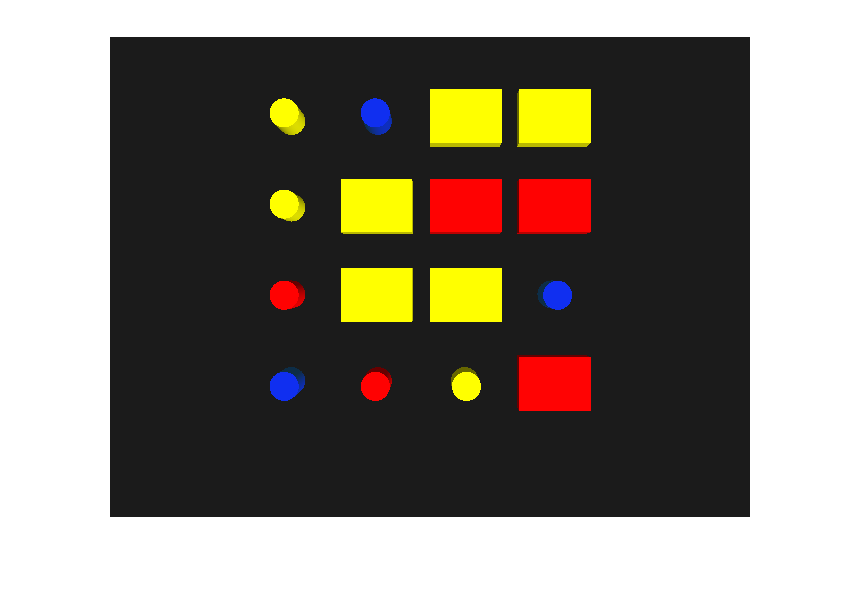
%> input picture Sample Image 1.png, 860 x 615 px
$ octave image_proc_test.m   (GNU Octave 9; MATLAB toolbox functions it lacks are replaced by stand-ins)
%> lines starting %> are read from the running program, lines starting %| are printed output that depends on the picture; in (x1, y1, x2, y2) boxes, pixels count from 0 and x2, y2 are one past the last pixel; in counts of white or black regions, pixels touching at a corner belong together; the program's own positions count from 1
%> further down, kinectImage is the input picture: size 615x860x3 uint8; mean R, G, B 137.8, 131.6, 121.7
### processImage.m
% processImage - determines centroid of the target object.

% Worth noting that the return format is
% centroid xCoord in idx(1), then yCoord in idx(2), which follows column,
% row formatting, instead of row, col.

% if requested object isn't valid empty string is returned

% all the other functions don't really need to be interacted with

function centroid = processImage(kinectImage, colourArg, shapeArg)
    [colourMask,~] = createMaskHSV(kinectImage,colourArg);
    colourAndShapeMask = createShapeMask(colourMask, shapeArg);

    centroid = findObjectCentroidsFromMask(colourAndShapeMask);

    if ~strcmp(centroid,'')
%         showObjectAndCentroid(kinectImage,centroid);
        centroid(1) = round(centroid(1));
        centroid(2) = round(centroid(2));
    end

%%%%% Uncomment below line to show image and chosen centroid %%%%%
%     showObjectAndCentroid(kinectImage, centroid)

end

function centroid = findObjectCentroidsFromMask(colourAndShapeMask)
    s = regionprops(colourAndShapeMask,'centroid');
    centroidArray = cat(1,s.Centroid);

    if isempty(centroidArray)
        centroid = '';
        return
    end

    centroid = centroidArray(1,:);
%     centroid = s.Centroid;
end

function shapeMask= createShapeMask(binaryMask, shape)
    if strcmp(shape, 'rect')
        areaThreshLo = 2000;
        areaThreshHi = 5000;
        eccentThreshLo = 0.5;
        eccentThreshHi = 1;

    elseif strcmp(shape, 'circ')
        areaThreshLo = 100;
        areaThreshHi = 800;
        eccentThreshLo = 0.05;
        eccentThreshHi = 0.2;
    else
        shapeMask = binaryMask;
        return;
    end

    areaFilteredMask = bwareafilt(binaryMask, [areaThreshLo, areaThreshHi]);

    eccentAndAreaMask = bwpropfilt(areaFilteredMask, 'Eccentricity', [eccentThreshLo, eccentThreshHi]);

    %imfind circles if need be???

    shapeMask = eccentAndAreaMask;
end

% [6 lines left out: function showObjectAndCentroid, not called in this run]

function [BW,maskedRGBImage] = createMaskHSV(RGB,colourArg)
%> called with colourArg = 'yellow'
% Auto-generated by colorThresholder app on 05-Aug-2020

% Convert RGB image to chosen color space
I = rgb2hsv(RGB);
%> I: size 615x860x3 double; mean H, S, V 0.0103, 0.0734, 0.544
if strcmp(colourArg, 'red')
    int1Min = 0;
    int1Max = 0.1;
    int2Min = 0.9;
    int2Max = 1.0;
    colourLogical = (I(:,:,1) >= int1Min & I(:,:,1) <= int1Max) | ...
        (I(:,:,1) >= int2Min & I(:,:,1) <= int2Max);

elseif strcmp(colourArg, 'blue')
    channel1Min = 0.610;
    channel1Max = 0.696;
    colourLogical = (I(:,:,1) >= channel1Min) & (I(:,:,1) <= channel1Max);

elseif strcmp(colourArg, 'yellow')
    channel1Min = 0.120;
    channel1Max = 0.220;
    colourLogical = (I(:,:,1) >= channel1Min ) & (I(:,:,1) <= channel1Max);
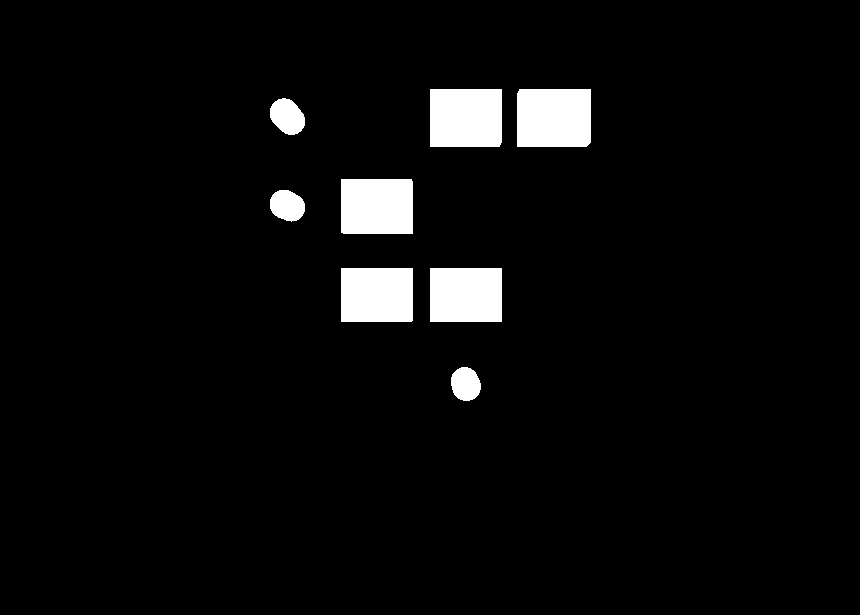
%> colourLogical: size 615x860 logical; 4.3% white; 8 white regions, largest, box (x1, y1, x2, y2) and area: (517, 89, 591, 147) 4276, (430, 89, 502, 147) 4170, (341, 179, 413, 234) 3956

else
    channel1Min = 0;
    channel1Max = 1;
    colourLogical = (I(:,:,1) >= channel1Min ) & (I(:,:,1) <= channel1Max);
end

% Saturation Thresholds
channel2Min = 0.779;
channel2Max = 1.000;

% Define thresholds for channel 3 based on histogram settings
channel3Min = 0.886;
channel3Max = 1.000;

% Create mask based on chosen histogram thresholds
sliderBW = colourLogical & ...
    (I(:,:,2) >= channel2Min ) & (I(:,:,2) <= channel2Max) & ...
    (I(:,:,3) >= channel3Min ) & (I(:,:,3) <= channel3Max);
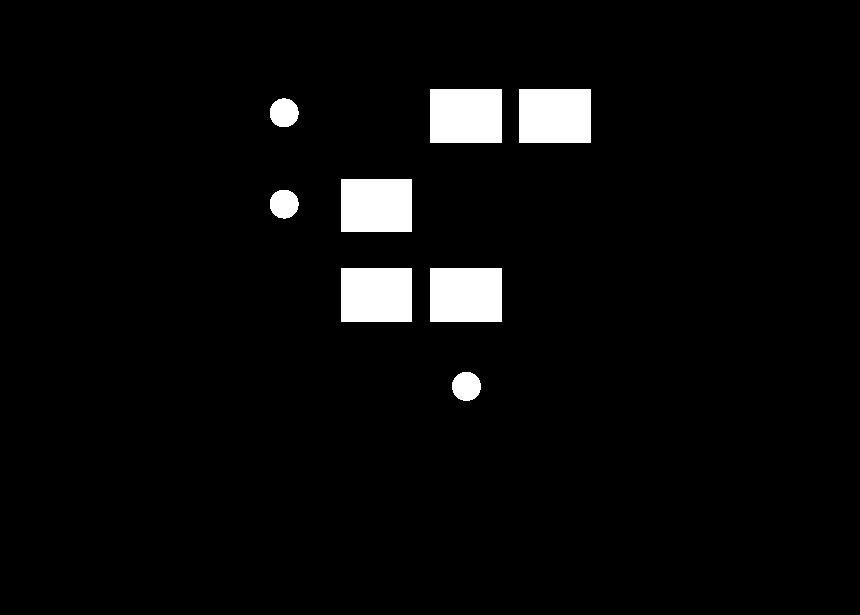
%> sliderBW: size 615x860 logical; 4% white; 8 white regions, largest, box (x1, y1, x2, y2) and area: (430, 89, 502, 143) 3888, (519, 89, 591, 143) 3888, (430, 268, 502, 322) 3888
BW = sliderBW;

% Initialize output masked image based on input image.
maskedRGBImage = RGB;

% Set background pixels where BW is false to zero.
maskedRGBImage(repmat(~BW,[1 1 3])) = 0;
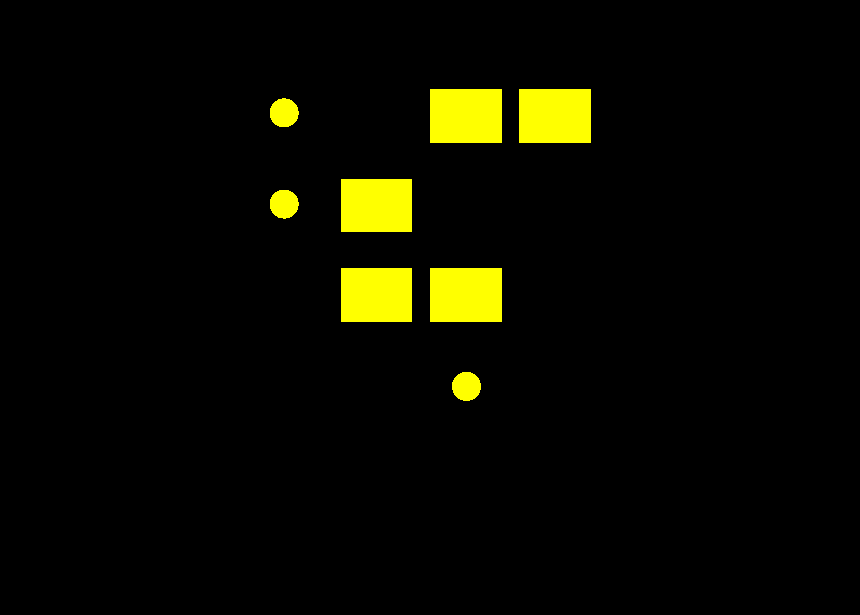
%> maskedRGBImage: size 615x860x3 uint8; mean R, G, B 10.2, 10.2, 0

end

### image_proc_test.m
kinectImage =  imread("Sample Image 1.png");
colourArg = 'yellow';
shapeArg = 'rect';

centroid = processImage(kinectImage, colourArg, shapeArg);
%> in createShapeMask, `areaFilteredMask = bwareafilt(binaryMask, [areaThreshLo, areaThreshHi]);`:
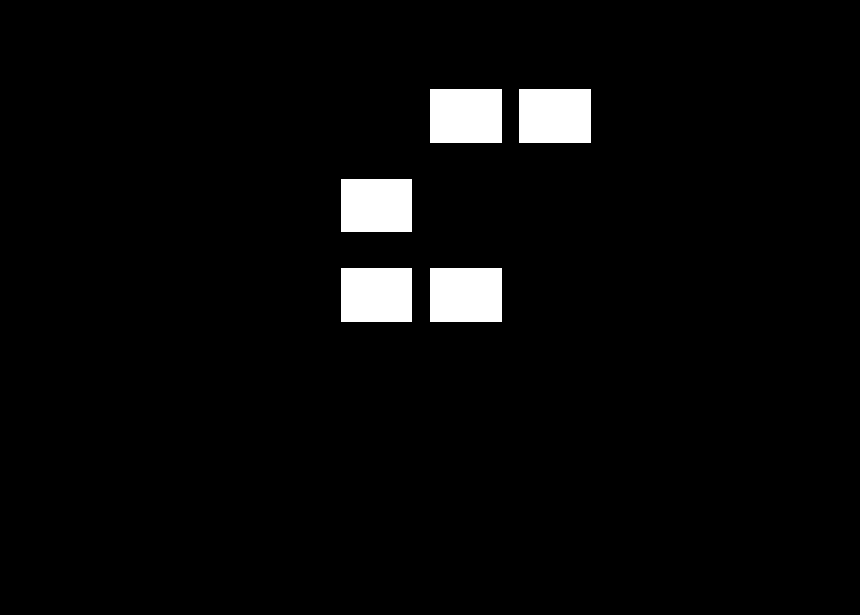
%> areaFilteredMask: size 615x860 logical; 3.6% white; 5 white regions, box (x1, y1, x2, y2) and area: (430, 89, 502, 143) 3888, (519, 89, 591, 143) 3888, (430, 268, 502, 322) 3888, (341, 268, 412, 322) 3834, (341, 179, 412, 232) 3763
%> in findObjectCentroidsFromMask, `s = regionprops(colourAndShapeMask,'centroid');`: s = 5 regions; Centroid: [377 206], [377 295.5], [466.5 116.5], [466.5 295.5], [555.5 116.5]
%> in findObjectCentroidsFromMask, `centroidArray = cat(1,s.Centroid);`: centroidArray = [377 206; 377 295.5; 466.5 116.5; 466.5 295.5; 555.5 116.5]
%> in findObjectCentroidsFromMask, `centroid = centroidArray(1,:);`: centroid = [377 206]
%> centroid = [377 206]

if strcmp(centroid,'')
   disp('Error! Specified colour and or shape not present')

end


% [53 lines of commented-out code are left out]
